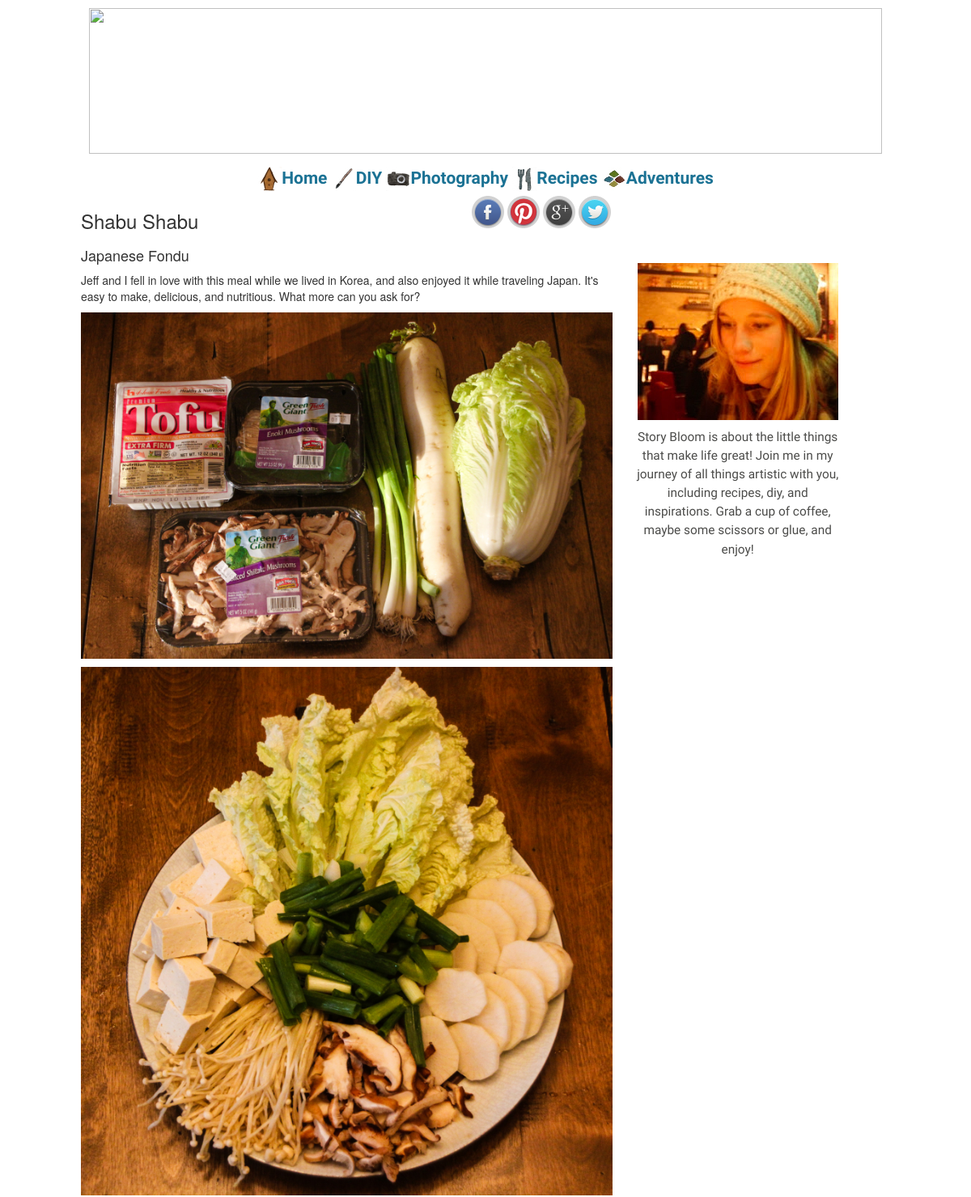
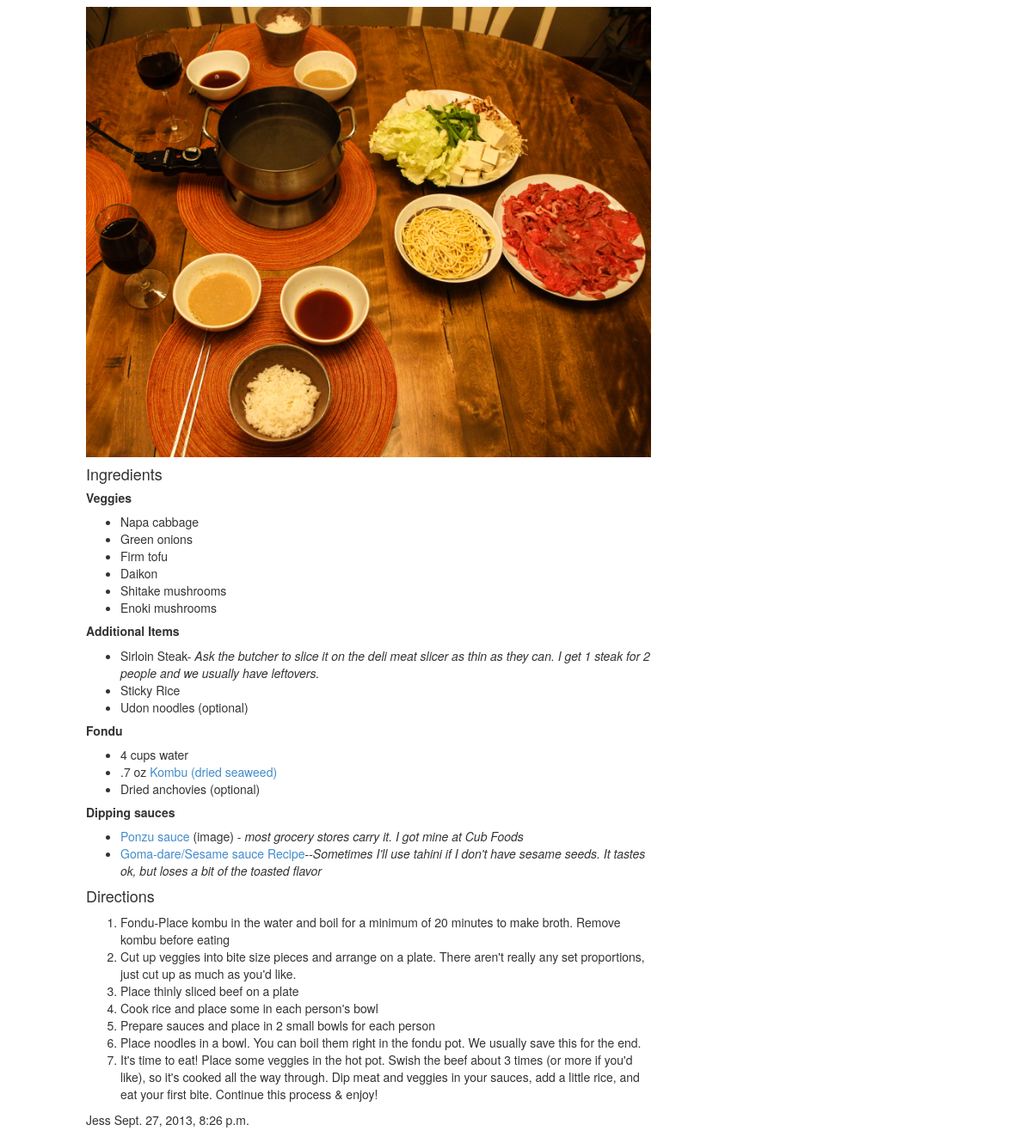
/b/9/9/, run on an earlier commit of the app's database (2 pictures, top to bottom).
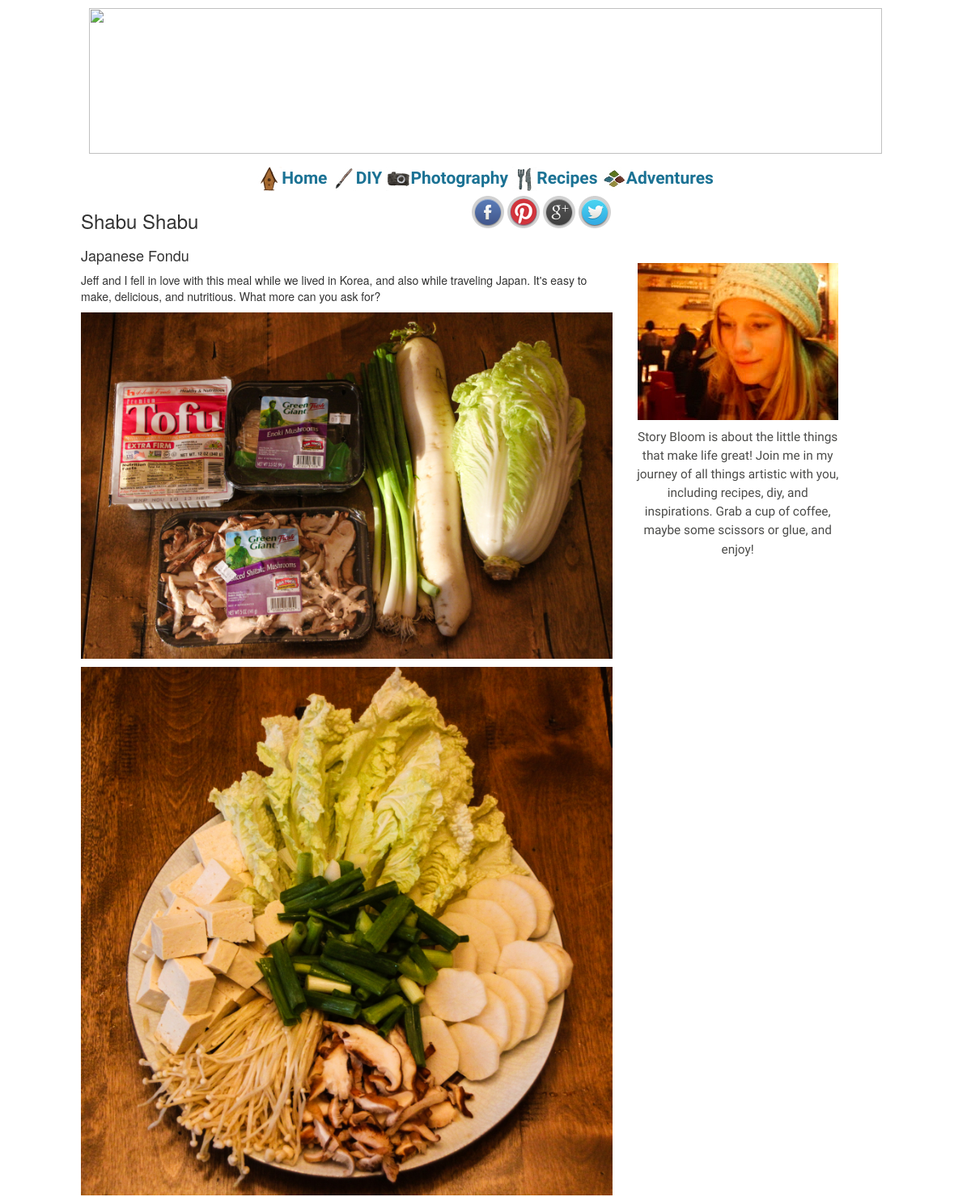
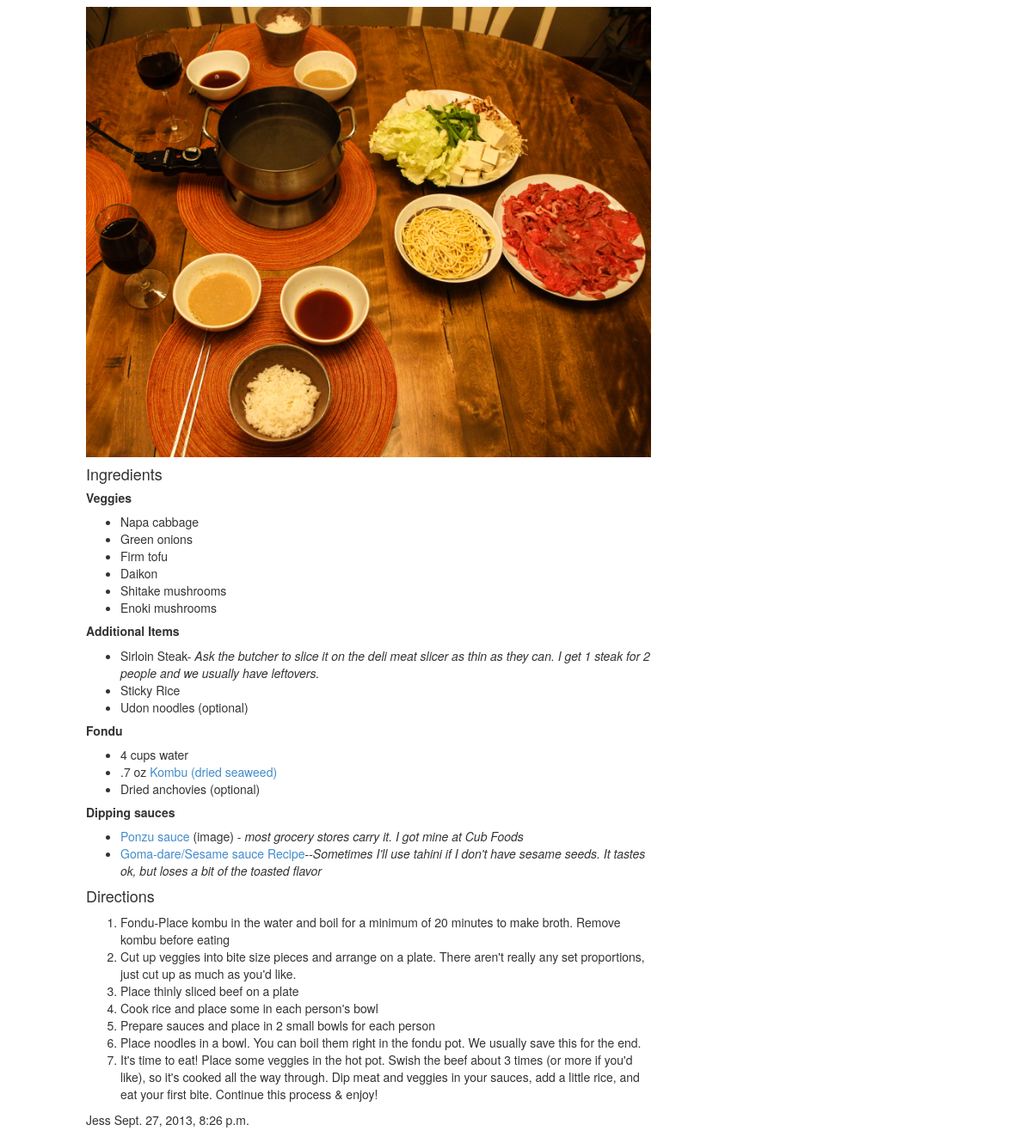
And on a later commit of the database (2 pictures, top to bottom).
### blogs/models.py (models this page shows, shortened)
class Post(models.Model):
    title         = models.CharField('Title', max_length=50)
    image_url     = models.CharField('Image URL', max_length=100)
    keywords      = models.CharField('Keywords', max_length=50)
    category      = models.ForeignKey(Category)
    short_desc    = models.CharField('Short Description', max_length=100)
    long_desc     = models.CharField('Long Description', max_length=400)
    author        = models.CharField('Author', max_length=50)
    pub_date      = models.DateTimeField('Date Published')
    post          = models.TextField('Post')
    class Meta:
        ordering = ['-pub_date']

### blogs/views.py (the view)
# urls.py: url(r'^(?P<category_id>\d)/(?P<post_id>\d)/$', views.get_post, name='post'),
def get_post(request, category_id, post_id):
    context = {
        'categories': Category.objects.all(),
        'post': Post.objects.get(id=post_id)
    }
    return render(request, 'blogs/post.html', context)

### storybloom/templates/blogs/post.html (shortened to what this page needs)
{% load staticfiles %}
<!DOCTYPE html>
<html>
	{% include "blogs/site-header.html" %}
	<body>
		{% include "blogs/nav-bar.html" %}
		<link type="text/css" rel="stylesheet" href="{% static 'css/blogs/post.css' %}">
		<main class="l-global-width">
			<div class="row">
				<div class="col-sm-8">
					<div class="post">
						<header class="post-header clearfix">
							<div id="socialshare" class="pull-right"></div>
							<h3>
								{{post.title}}
							</h3>
						</header>
						<div class="post-content">
							<p>
								{{post.post|safe}}
							</p>
						</div>
						<footer class="post-footer">
							<span class="post-author">
								{{post.author}}
							</span>
							<span class="post-date">
								{{post.pub_date}}
							</span>
						</footer>
					</div>
				</div>
				<div class="col-sm-4">
					<div class="profile">
						<div class="profile-img">
						<a href="about.html"><img class="img-responsive" src="/static/images/profile.jpg" title="About"></a>
						</div>
						<div class="profile-blurb">
							Story Bloom is about the little things that make life great! Join me in my journey
							of all things artistic with you, including recipes, diy, and inspirations. Grab a
							cup of coffee, maybe some scissors or glue, and enjoy!
						</div>
					</div>
				</div>
			</div>
		</main>
	</body>
</html>

What changed in the data, as far as the page shows it:
changed Post "Shabu Shabu": post "…in Korea, and also enjoyed it while traveling Japan. It's…" → "…in Korea, and also while traveling Japan. It's…"
